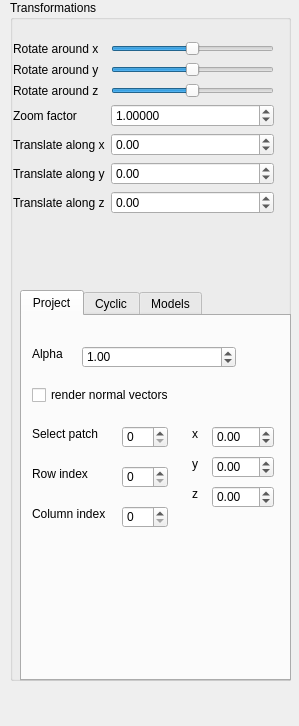
<?xml version="1.0" encoding="UTF-8"?>
<ui version="4.0">
 <class>SideWidget</class>
 <widget class="QWidget" name="SideWidget">
  <property name="geometry">
   <rect>
    <x>0</x>
    <y>0</y>
    <width>299</width>
    <height>726</height>
   </rect>
  </property>
  <property name="sizePolicy">
   <sizepolicy hsizetype="Fixed" vsizetype="Preferred">
    <horstretch>0</horstretch>
    <verstretch>0</verstretch>
   </sizepolicy>
  </property>
  <property name="minimumSize">
   <size>
    <width>269</width>
    <height>0</height>
   </size>
  </property>
  <property name="windowTitle">
   <string>Form</string>
  </property>
  <widget class="QGroupBox" name="groupBox">
   <property name="geometry">
    <rect>
     <x>10</x>
     <y>0</y>
     <width>281</width>
     <height>681</height>
    </rect>
   </property>
   <property name="title">
    <string>Transformations</string>
   </property>
   <widget class="QWidget" name="layoutWidget">
    <property name="geometry">
     <rect>
      <x>3</x>
      <y>41</y>
      <width>261</width>
      <height>211</height>
     </rect>
    </property>
    <layout class="QFormLayout" name="formLayout">
     <item row="0" column="0">
      <widget class="QLabel" name="label">
       <property name="text">
        <string>Rotate around x</string>
       </property>
       <property name="buddy">
        <cstring>rotate_x_slider</cstring>
       </property>
      </widget>
     </item>
     <item row="0" column="1">
      <widget class="QSlider" name="rotate_x_slider">
       <property name="minimum">
        <number>-180</number>
       </property>
       <property name="maximum">
        <number>180</number>
       </property>
       <property name="orientation">
        <enum>Qt::Horizontal</enum>
       </property>
      </widget>
     </item>
     <item row="1" column="0">
      <widget class="QLabel" name="label_2">
       <property name="text">
        <string>Rotate around y</string>
       </property>
       <property name="buddy">
        <cstring>rotate_y_slider</cstring>
       </property>
      </widget>
     </item>
     <item row="1" column="1">
      <widget class="QSlider" name="rotate_y_slider">
       <property name="minimum">
        <number>-180</number>
       </property>
       <property name="maximum">
        <number>180</number>
       </property>
       <property name="orientation">
        <enum>Qt::Horizontal</enum>
       </property>
      </widget>
     </item>
     <item row="2" column="0">
      <widget class="QLabel" name="label_3">
       <property name="text">
        <string>Rotate around z</string>
       </property>
       <property name="buddy">
        <cstring>rotate_z_slider</cstring>
       </property>
      </widget>
     </item>
     <item row="2" column="1">
      <widget class="QSlider" name="rotate_z_slider">
       <property name="minimum">
        <number>-180</number>
       </property>
       <property name="maximum">
        <number>180</number>
       </property>
       <property name="orientation">
        <enum>Qt::Horizontal</enum>
       </property>
      </widget>
     </item>
     <item row="3" column="0">
      <widget class="QLabel" name="label_4">
       <property name="text">
        <string>Zoom factor</string>
       </property>
       <property name="buddy">
        <cstring>zoom_factor_spin_box</cstring>
       </property>
      </widget>
     </item>
     <item row="3" column="1">
      <widget class="QDoubleSpinBox" name="zoom_factor_spin_box">
       <property name="toolTip">
        <string/>
       </property>
       <property name="decimals">
        <number>5</number>
       </property>
       <property name="minimum">
        <double>0.000100000000000</double>
       </property>
       <property name="maximum">
        <double>10000.000000000000000</double>
       </property>
       <property name="singleStep">
        <double>0.100000000000000</double>
       </property>
       <property name="value">
        <double>1.000000000000000</double>
       </property>
      </widget>
     </item>
     <item row="4" column="0">
      <widget class="QLabel" name="label_5">
       <property name="text">
        <string>Translate along x</string>
       </property>
       <property name="buddy">
        <cstring>trans_x_spin_box</cstring>
       </property>
      </widget>
     </item>
     <item row="4" column="1">
      <widget class="QDoubleSpinBox" name="trans_x_spin_box">
       <property name="minimum">
        <double>-100.000000000000000</double>
       </property>
       <property name="maximum">
        <double>100.000000000000000</double>
       </property>
       <property name="singleStep">
        <double>0.100000000000000</double>
       </property>
      </widget>
     </item>
     <item row="5" column="0">
      <widget class="QLabel" name="label_6">
       <property name="text">
        <string>Translate along y</string>
       </property>
       <property name="buddy">
        <cstring>trans_y_spin_box</cstring>
       </property>
      </widget>
     </item>
     <item row="5" column="1">
      <widget class="QDoubleSpinBox" name="trans_y_spin_box">
       <property name="minimum">
        <double>-100.000000000000000</double>
       </property>
       <property name="maximum">
        <double>100.000000000000000</double>
       </property>
       <property name="singleStep">
        <double>0.100000000000000</double>
       </property>
      </widget>
     </item>
     <item row="6" column="0">
      <widget class="QLabel" name="label_7">
       <property name="text">
        <string>Translate along z</string>
       </property>
       <property name="buddy">
        <cstring>trans_z_spin_box</cstring>
       </property>
      </widget>
     </item>
     <item row="6" column="1">
      <widget class="QDoubleSpinBox" name="trans_z_spin_box">
       <property name="minimum">
        <double>-100.000000000000000</double>
       </property>
       <property name="maximum">
        <double>100.000000000000000</double>
       </property>
       <property name="singleStep">
        <double>0.100000000000000</double>
       </property>
      </widget>
     </item>
    </layout>
   </widget>
   <widget class="QTabWidget" name="tabWidget">
    <property name="geometry">
     <rect>
      <x>10</x>
      <y>290</y>
      <width>271</width>
      <height>391</height>
     </rect>
    </property>
    <property name="currentIndex">
     <number>0</number>
    </property>
    <widget class="QWidget" name="tab_2">
     <attribute name="title">
      <string>Project</string>
     </attribute>
     <widget class="QLabel" name="label_8">
      <property name="geometry">
       <rect>
        <x>10</x>
        <y>30</y>
        <width>41</width>
        <height>16</height>
       </rect>
      </property>
      <property name="text">
       <string>Alpha</string>
      </property>
     </widget>
     <widget class="QDoubleSpinBox" name="doubleSpinBoxAlpha">
      <property name="geometry">
       <rect>
        <x>60</x>
        <y>30</y>
        <width>154</width>
        <height>22</height>
       </rect>
      </property>
      <property name="minimum">
       <double>0.000000000000000</double>
      </property>
      <property name="maximum">
       <double>3.140000000000000</double>
      </property>
      <property name="singleStep">
       <double>0.100000000000000</double>
      </property>
      <property name="value">
       <double>1.000000000000000</double>
      </property>
     </widget>
     <widget class="QSpinBox" name="rowSpinBox">
      <property name="geometry">
       <rect>
        <x>100</x>
        <y>150</y>
        <width>46</width>
        <height>22</height>
       </rect>
      </property>
      <property name="maximum">
       <number>3</number>
      </property>
     </widget>
     <widget class="QSpinBox" name="selectPatchSpinBox">
      <property name="geometry">
       <rect>
        <x>100</x>
        <y>110</y>
        <width>46</width>
        <height>22</height>
       </rect>
      </property>
      <property name="maximum">
       <number>8</number>
      </property>
     </widget>
     <widget class="QDoubleSpinBox" name="ySpinBox">
      <property name="geometry">
       <rect>
        <x>190</x>
        <y>140</y>
        <width>62</width>
        <height>22</height>
       </rect>
      </property>
      <property name="minimum">
       <double>-10.000000000000000</double>
      </property>
      <property name="maximum">
       <double>10.000000000000000</double>
      </property>
      <property name="singleStep">
       <double>0.200000000000000</double>
      </property>
     </widget>
     <widget class="QDoubleSpinBox" name="xSpinBox">
      <property name="geometry">
       <rect>
        <x>190</x>
        <y>110</y>
        <width>62</width>
        <height>22</height>
       </rect>
      </property>
      <property name="minimum">
       <double>-10.000000000000000</double>
      </property>
      <property name="maximum">
       <double>10.000000000000000</double>
      </property>
      <property name="singleStep">
       <double>0.200000000000000</double>
      </property>
     </widget>
     <widget class="QLabel" name="label_14">
      <property name="geometry">
       <rect>
        <x>170</x>
        <y>170</y>
        <width>16</width>
        <height>16</height>
       </rect>
      </property>
      <property name="text">
       <string>z</string>
      </property>
     </widget>
     <widget class="QLabel" name="label_13">
      <property name="geometry">
       <rect>
        <x>10</x>
        <y>110</y>
        <width>71</width>
        <height>16</height>
       </rect>
      </property>
      <property name="text">
       <string>Select patch</string>
      </property>
     </widget>
     <widget class="QDoubleSpinBox" name="zSpinBox">
      <property name="geometry">
       <rect>
        <x>190</x>
        <y>170</y>
        <width>62</width>
        <height>22</height>
       </rect>
      </property>
      <property name="minimum">
       <double>-10.000000000000000</double>
      </property>
      <property name="maximum">
       <double>10.000000000000000</double>
      </property>
      <property name="singleStep">
       <double>0.200000000000000</double>
      </property>
     </widget>
     <widget class="QLabel" name="label_15">
      <property name="geometry">
       <rect>
        <x>170</x>
        <y>110</y>
        <width>21</width>
        <height>16</height>
       </rect>
      </property>
      <property name="text">
       <string>x</string>
      </property>
     </widget>
     <widget class="QLabel" name="label_16">
      <property name="geometry">
       <rect>
        <x>10</x>
        <y>150</y>
        <width>61</width>
        <height>16</height>
       </rect>
      </property>
      <property name="text">
       <string>Row index</string>
      </property>
     </widget>
     <widget class="QSpinBox" name="columnSpinBox">
      <property name="geometry">
       <rect>
        <x>100</x>
        <y>190</y>
        <width>46</width>
        <height>22</height>
       </rect>
      </property>
      <property name="maximum">
       <number>3</number>
      </property>
     </widget>
     <widget class="QLabel" name="label_17">
      <property name="geometry">
       <rect>
        <x>170</x>
        <y>140</y>
        <width>16</width>
        <height>16</height>
       </rect>
      </property>
      <property name="text">
       <string>y</string>
      </property>
     </widget>
     <widget class="QLabel" name="label_18">
      <property name="geometry">
       <rect>
        <x>10</x>
        <y>190</y>
        <width>81</width>
        <height>16</height>
       </rect>
      </property>
      <property name="text">
       <string>Column index</string>
      </property>
     </widget>
     <widget class="QCheckBox" name="renderNormalCheckBox">
      <property name="geometry">
       <rect>
        <x>10</x>
        <y>70</y>
        <width>191</width>
        <height>18</height>
       </rect>
      </property>
      <property name="text">
       <string>render normal vectors</string>
      </property>
     </widget>
    </widget>
    <widget class="QWidget" name="tab">
     <attribute name="title">
      <string>Cyclic</string>
     </attribute>
     <widget class="QLabel" name="label_10">
      <property name="geometry">
       <rect>
        <x>10</x>
        <y>10</y>
        <width>81</width>
        <height>16</height>
       </rect>
      </property>
      <property name="text">
       <string>Select curve:</string>
      </property>
     </widget>
     <widget class="QLabel" name="label_11">
      <property name="geometry">
       <rect>
        <x>10</x>
        <y>40</y>
        <width>91</width>
        <height>16</height>
       </rect>
      </property>
      <property name="text">
       <string>Control points:</string>
      </property>
     </widget>
     <widget class="QLabel" name="label_12">
      <property name="geometry">
       <rect>
        <x>10</x>
        <y>70</y>
        <width>81</width>
        <height>16</height>
       </rect>
      </property>
      <property name="text">
       <string>Scaling factor:</string>
      </property>
     </widget>
     <widget class="QCheckBox" name="cb_control_points">
      <property name="geometry">
       <rect>
        <x>10</x>
        <y>100</y>
        <width>111</width>
        <height>20</height>
       </rect>
      </property>
      <property name="text">
       <string>Control points</string>
      </property>
     </widget>
     <widget class="QCheckBox" name="cb_detivative1">
      <property name="geometry">
       <rect>
        <x>10</x>
        <y>130</y>
        <width>111</width>
        <height>20</height>
       </rect>
      </property>
      <property name="text">
       <string>Derivatives(1)</string>
      </property>
     </widget>
     <widget class="QCheckBox" name="cb_derivative2">
      <property name="geometry">
       <rect>
        <x>10</x>
        <y>160</y>
        <width>111</width>
        <height>20</height>
       </rect>
      </property>
      <property name="text">
       <string>Derivatives(2)</string>
      </property>
     </widget>
     <widget class="QComboBox" name="cb_cyclic">
      <property name="geometry">
       <rect>
        <x>130</x>
        <y>10</y>
        <width>111</width>
        <height>22</height>
       </rect>
      </property>
      <item>
       <property name="text">
        <string>Cyclic curve</string>
       </property>
      </item>
      <item>
       <property name="text">
        <string>Interpolated</string>
       </property>
      </item>
     </widget>
     <widget class="QSpinBox" name="sb_control_point">
      <property name="geometry">
       <rect>
        <x>130</x>
        <y>40</y>
        <width>111</width>
        <height>22</height>
       </rect>
      </property>
      <property name="maximum">
       <number>100</number>
      </property>
      <property name="value">
       <number>100</number>
      </property>
     </widget>
     <widget class="QDoubleSpinBox" name="dsb_scaling">
      <property name="geometry">
       <rect>
        <x>130</x>
        <y>70</y>
        <width>111</width>
        <height>22</height>
       </rect>
      </property>
     </widget>
    </widget>
    <widget class="QWidget" name="tab_models">
     <attribute name="title">
      <string>Models</string>
     </attribute>
     <widget class="QListWidget" name="listWidgetModels">
      <property name="geometry">
       <rect>
        <x>10</x>
        <y>10</y>
        <width>251</width>
        <height>91</height>
       </rect>
      </property>
      <item>
       <property name="text">
        <string>Angel</string>
       </property>
      </item>
      <item>
       <property name="text">
        <string>Cone</string>
       </property>
      </item>
      <item>
       <property name="text">
        <string>Cube</string>
       </property>
      </item>
      <item>
       <property name="text">
        <string>Icosahedron</string>
       </property>
      </item>
     </widget>
     <widget class="QListWidget" name="materialsWidget">
      <property name="geometry">
       <rect>
        <x>10</x>
        <y>110</y>
        <width>251</width>
        <height>81</height>
       </rect>
      </property>
      <item>
       <property name="text">
        <string>Brass</string>
       </property>
      </item>
      <item>
       <property name="text">
        <string>Gold</string>
       </property>
      </item>
      <item>
       <property name="text">
        <string>Silver</string>
       </property>
      </item>
      <item>
       <property name="text">
        <string>Emerald</string>
       </property>
      </item>
      <item>
       <property name="text">
        <string>Pearl</string>
       </property>
      </item>
      <item>
       <property name="text">
        <string>Ruby</string>
       </property>
      </item>
      <item>
       <property name="text">
        <string>Turqoise</string>
       </property>
      </item>
     </widget>
     <widget class="QComboBox" name="comboBoxLights">
      <property name="geometry">
       <rect>
        <x>60</x>
        <y>240</y>
        <width>101</width>
        <height>22</height>
       </rect>
      </property>
      <item>
       <property name="text">
        <string>GL_LIGHT0</string>
       </property>
      </item>
      <item>
       <property name="text">
        <string>GL_LIGHT1</string>
       </property>
      </item>
      <item>
       <property name="text">
        <string>GL_LIGHT2</string>
       </property>
      </item>
      <item>
       <property name="text">
        <string>GL_LIGHT3</string>
       </property>
      </item>
      <item>
       <property name="text">
        <string>GL_LIGHT4</string>
       </property>
      </item>
      <item>
       <property name="text">
        <string>GL_LIGHT5</string>
       </property>
      </item>
      <item>
       <property name="text">
        <string>GL_LIGHT6</string>
       </property>
      </item>
      <item>
       <property name="text">
        <string>GL_LIGHT7</string>
       </property>
      </item>
     </widget>
     <widget class="QComboBox" name="comboBoxShaders">
      <property name="geometry">
       <rect>
        <x>60</x>
        <y>210</y>
        <width>101</width>
        <height>22</height>
       </rect>
      </property>
      <item>
       <property name="text">
        <string>None</string>
       </property>
      </item>
      <item>
       <property name="text">
        <string>Two sided lighting</string>
       </property>
      </item>
      <item>
       <property name="text">
        <string>Directional light</string>
       </property>
      </item>
      <item>
       <property name="text">
        <string>Toon</string>
       </property>
      </item>
      <item>
       <property name="text">
        <string>Reflection lines</string>
       </property>
      </item>
     </widget>
     <widget class="QLabel" name="label_9">
      <property name="geometry">
       <rect>
        <x>10</x>
        <y>210</y>
        <width>55</width>
        <height>16</height>
       </rect>
      </property>
      <property name="text">
       <string>Shader:</string>
      </property>
     </widget>
    </widget>
   </widget>
  </widget>
 </widget>
 <resources/>
 <connections/>
</ui>
